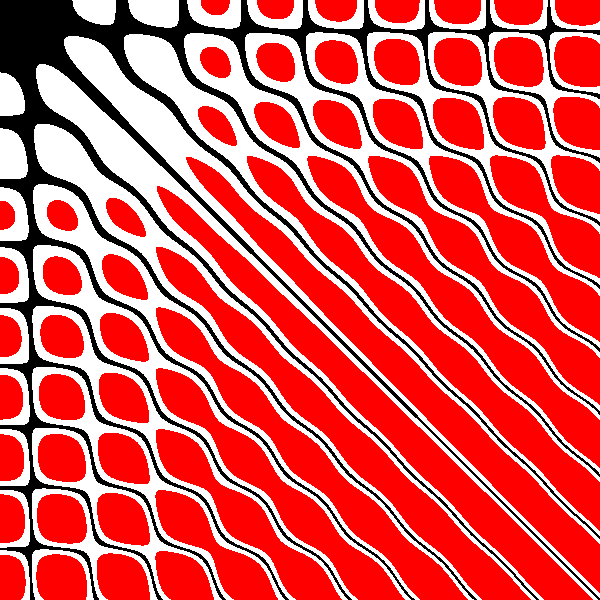
Frame 1 (no input)
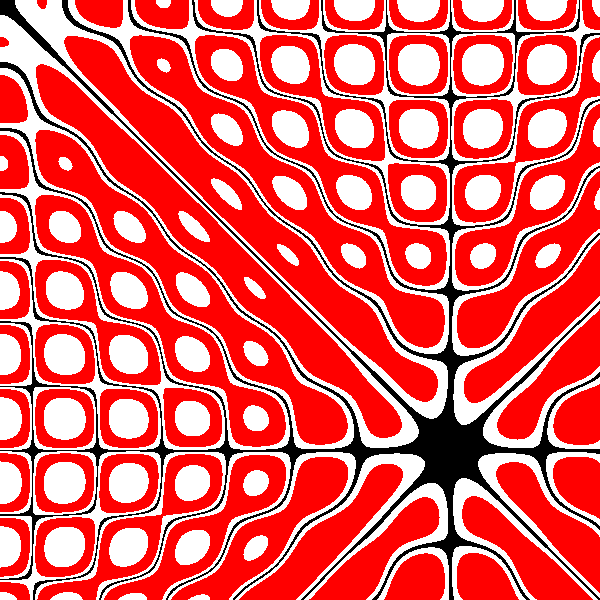
Frame 60 (the mouse pressed at the canvas centre just before this capture)
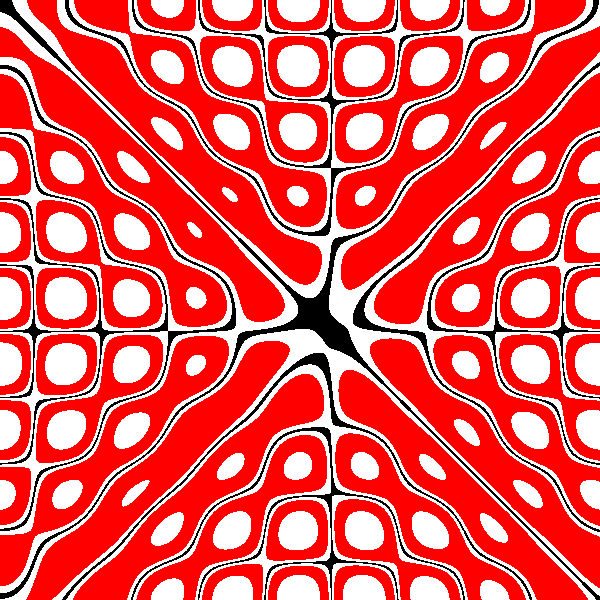
Frame 120 (the mouse held since frame 60 and released just before this capture)

The Processing sketch that drew these frames (run headless with seeded random() and noise(); from frame 60 on, the mouse is pressed at the canvas centre):

// Processing sketch: ChladniInteference
// ── ChladniInteference.pde
/*

CHLADNI INTERFERENCE 
[Chladni plate interference surfaces]

Chladni plate interference surfaces are defined as positions where 
N harmonics cancel. Instead of restricting this to a line or plane 
as in classical Chladni's plate experiments, a rich set of surfaces 
result from having 3 orthogonal harmonics as follows:

cos(c1 * x) + cos(c2 * y) + cos(c3 * z) = 0

The basic experiment that is given the name "Chladni" consists of 
a plate or drum of some shape, possibly constrained at the edges 
or at a point in the center, and forced to vibrate historically 
with a violin bow or more recently with a speaker. A fine sand or 
powder is sprinkled on the surface and it is allowed to settle. 
It will do so at those parts of the surface that are not vibrating, 
namely at the nodes of vibration.

The equation for the zeros of the standing wave on a square Chladni 
plate (side length L) constrained at the center is given by the following.

cos(n pi x / L) cos(m pi y / L) - cos(m pi x / L) cos(n pi y / L) = 0

where n and m are integers. The Chladni patterns for n,m between 1 and 5 
are shown below, click on the image for a larger version or click on 
the "continuous" link for the standing wave amplitude maps. Note that 
the solution is uninteresting for n = m and the lower half of the table 
is the same as the upper half, namely (n1,m2) = (n2,m1).


REFERENCES:
http://paulbourke.net/geometry/chladni/

@author   Vladimir V. KUCHINOV
@email    helloworld@vkuchinov.co.uk

*/

Chladni plate;

float noiseScale = 0.00005;

void setup(){
  
   size(600, 600);
   background(255); 
   
   plate = new Chladni(10.0, 3.2, width);

}

void draw(){
  
  background(255); 
  
  //noise
  float noiseVal = 16.0 * noise(millis()*noiseScale, second()*noiseScale);
  plate.updateN(noiseVal);
  plate.render();
  
}



// ── Chladni.pde
class Chladni{
  
   float m, n, L;
   
   double[] epsilons = {Math.ulp(1E7), Math.ulp(4E6), Math.ulp(8E5)};
   color[] colors = {color(255, 0, 0), color(255, 255, 255), color(0, 0, 0)};
   
   Chladni(float m_, float n_, float L_){
    
       m = m_; n = n_;
       L = L_;
    
   }
  
   void render(){ 
      
      for (float y = 0; y < height; y++){
          for (float x = 0; x < width; x++){
            
                double chladni = Math.cos(n * Math.PI * x / L) * Math.cos( m * Math.PI* y / L) - Math.cos(m * Math.PI* x / L) * Math.cos(n * Math.PI * y / L);
                for(int e = 0; e < epsilons.length; e++){
                if(Math.abs(chladni) <= epsilons[e]) set((int)x, (int)y, color(colors[e]));
                }
          }
      }  
     
   }
   
   void updateN(float n_){
     
      n = n_;  
     
   }
  
}
